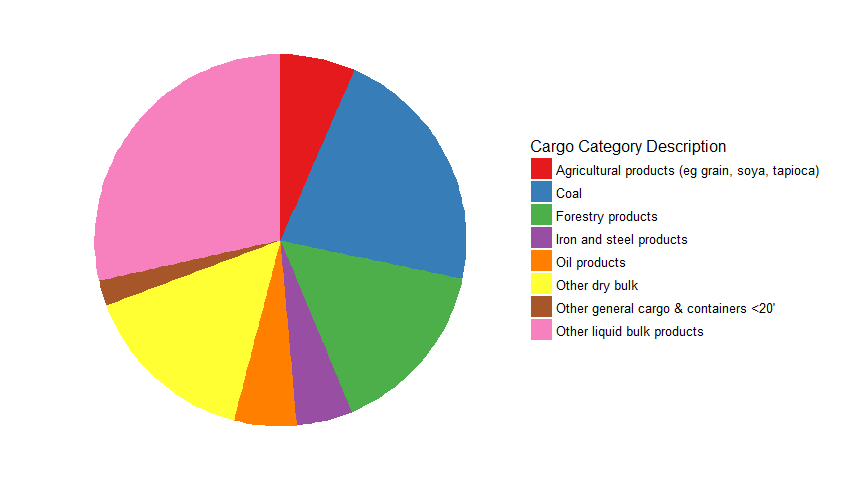

The script that drew this image:
load("./Data/demandData.RData")

library(ggplot2)
library(dplyr)
library(scales)
library(RColorBrewer)

# removing ores and liqufied gas
sData2 <- demandData %>%
  filter(`Cargo Category Description` != "Ores" & `Cargo Category Description` != "Liquefied gas")

# tidying data into useful format
sData <- sData2 %>%
  group_by(`Cargo Category Description`) %>%
  summarise(Total = sum(`Total (thousand tonnes)`))

# creating a blank theme
blank_theme <- theme_minimal()+
  theme(
    axis.title.x = element_blank(),
    axis.title.y = element_blank(),
    panel.border = element_blank(),
    panel.grid=element_blank(),
    axis.ticks = element_blank(),
    plot.title=element_text(size=14, face="bold")
  )

# Plotting graph - pie chart
ggplot(sData, aes(x="", y=Total, fill=`Cargo Category Description`))+
  geom_bar(width = 1, stat = "identity") +
  coord_polar("y", start=0) +
  blank_theme +
  theme(axis.text.x=element_blank()) +
  scale_fill_brewer(palette = "Set1")
